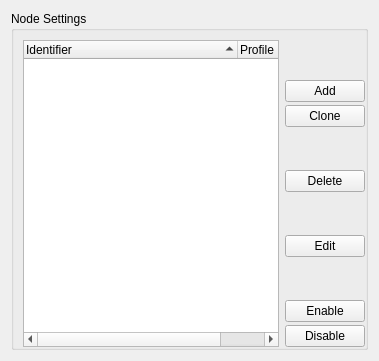
        <widget class="QWidget" name="nodesPage">
         <layout class="QHBoxLayout" name="nodesHBox">
          <item>
           <widget class="QGroupBox" name="nodesGroupBox">
            <property name="title">
             <string>Node Settings</string>
            </property>
            <property name="flat">
             <bool>true</bool>
            </property>
            <layout class="QHBoxLayout" name="nodesGroupHBox">
             <property name="rightMargin">
              <number>0</number>
             </property>
             <property name="bottomMargin">
              <number>0</number>
             </property>
             <item>
              <widget class="QTreeWidget" name="nodeTreeWidget">
               <property name="verticalScrollBarPolicy">
                <enum>Qt::ScrollBarAsNeeded</enum>
               </property>
               <property name="autoScroll">
                <bool>false</bool>
               </property>
               <property name="textElideMode">
                <enum>Qt::ElideRight</enum>
               </property>
               <property name="verticalScrollMode">
                <enum>QAbstractItemView::ScrollPerPixel</enum>
               </property>
               <property name="horizontalScrollMode">
                <enum>QAbstractItemView::ScrollPerPixel</enum>
               </property>
               <property name="indentation">
                <number>20</number>
               </property>
               <property name="uniformRowHeights">
                <bool>false</bool>
               </property>
               <property name="sortingEnabled">
                <bool>true</bool>
               </property>
               <attribute name="headerDefaultSectionSize">
                <number>214</number>
               </attribute>
               <attribute name="headerDefaultSectionSize">
                <number>214</number>
               </attribute>
               <column>
                <property name="text">
                 <string>Identifier</string>
                </property>
               </column>
               <column>
                <property name="text">
                 <string>Profile</string>
                </property>
               </column>
              </widget>
             </item>
             <item>
              <layout class="QVBoxLayout" name="nodesButtonBox">
               <property name="spacing">
                <number>3</number>
               </property>
               <item>
                <spacer name="nodeButtonVSpacer">
                 <property name="orientation">
                  <enum>Qt::Vertical</enum>
                 </property>
                 <property name="sizeHint" stdset="0">
                  <size>
                   <width>20</width>
                   <height>40</height>
                  </size>
                 </property>
                </spacer>
               </item>
               <item>
                <widget class="QPushButton" name="nodeAddButton">
                 <property name="text">
                  <string>Add</string>
                 </property>
                </widget>
               </item>
               <item>
                <widget class="QPushButton" name="nodeCloneButton">
                 <property name="text">
                  <string>Clone</string>
                 </property>
                </widget>
               </item>
               <item>
                <spacer name="nodeButtonVSpacer_2">
                 <property name="orientation">
                  <enum>Qt::Vertical</enum>
                 </property>
                 <property name="sizeHint" stdset="0">
                  <size>
                   <width>20</width>
                   <height>40</height>
                  </size>
                 </property>
                </spacer>
               </item>
               <item>
                <widget class="QPushButton" name="nodeDeleteButton">
                 <property name="text">
                  <string>Delete</string>
                 </property>
                </widget>
               </item>
               <item>
                <spacer name="nodeButtonVSpacer_4">
                 <property name="orientation">
                  <enum>Qt::Vertical</enum>
                 </property>
                 <property name="sizeHint" stdset="0">
                  <size>
                   <width>20</width>
                   <height>40</height>
                  </size>
                 </property>
                </spacer>
               </item>
               <item>
                <widget class="QPushButton" name="nodeEditButton">
                 <property name="text">
                  <string>Edit</string>
                 </property>
                </widget>
               </item>
               <item>
                <spacer name="nodeButtonVSpacer_3">
                 <property name="orientation">
                  <enum>Qt::Vertical</enum>
                 </property>
                 <property name="sizeHint" stdset="0">
                  <size>
                   <width>20</width>
                   <height>40</height>
                  </size>
                 </property>
                </spacer>
               </item>
               <item>
                <widget class="QPushButton" name="nodeEnableButton">
                 <property name="text">
                  <string>Enable</string>
                 </property>
                </widget>
               </item>
               <item>
                <widget class="QPushButton" name="nodeDisableButton">
                 <property name="text">
                  <string>Disable</string>
                 </property>
                </widget>
               </item>
              </layout>
             </item>
            </layout>
           </widget>
          </item>
         </layout>
        </widget>
